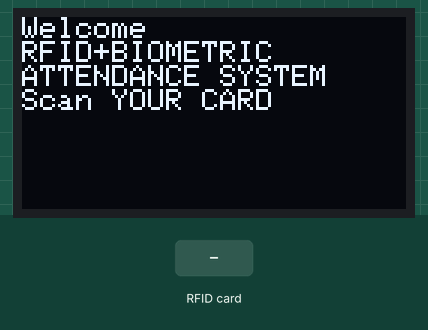
A program run on a simulated ESP32. Shown: 128×64 one-colour display. Inputs (shaded band) come from the test bench. What the program prints to the serial monitor is not drawn.

Above: at 1.3 s.
1.4 s: RFID card 5E 7A 19 C4 held to the reader
Timing chart, 0 to 4.4 s (numbered marks = the images above; inputs shaded):
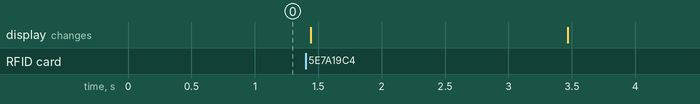

The program:

main.cpp
```cpp
#include <SPI.h>
#include <MFRC522.h>
#include <Wire.h>
#include <Adafruit_GFX.h>
#include <Adafruit_SSD1306.h>

#define SS_PIN 5
#define RST_PIN 4
MFRC522 rfid(SS_PIN, RST_PIN);
Adafruit_SSD1306 display(128, 64, &Wire, -1);

void showIdle() {
  display.clearDisplay();
  display.setCursor(0, 0);
  display.setTextSize(1);
  display.println("Welcome");
  display.println("RFID+BIOMETRIC");
  display.println("ATTENDANCE SYSTEM");
  display.println("Scan YOUR CARD");
  display.display();
}

void setup() {
  Serial.begin(115200);
  SPI.begin();
  rfid.PCD_Init();
  Wire.begin(21, 22);
  display.begin(SSD1306_SWITCHCAPVCC, 0x3C);
  display.setTextColor(SSD1306_WHITE);
  showIdle();
}

void loop() {
  if (!rfid.PICC_IsNewCardPresent() || !rfid.PICC_ReadCardSerial()) return;
  String uid;
  for (byte i = 0; i < rfid.uid.size; i++) {
    if (rfid.uid.uidByte[i] < 0x10) uid += "0";
    uid += String(rfid.uid.uidByte[i], HEX);
  }
  uid.toUpperCase();
  display.clearDisplay();
  display.setCursor(0, 0);
  display.println("Checked in");
  display.println(uid);
  display.display();
  Serial.println(uid);
  delay(2000);
  rfid.PICC_HaltA();
  showIdle();
}
```
